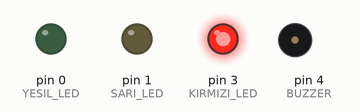
The sketch below on a simulated Arduino Uno, built with avr-gcc and run on an emulated ATmega328P. On the bench: output pins drawn as LEDs (lit = HIGH), buzzer (waves = sounding, pin HIGH).

Above: at 0.5 s.
At 2.5 s:
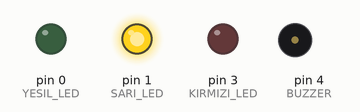
At 4.5 s:
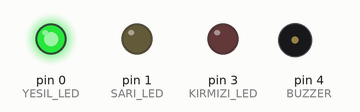
At 6.5 s:
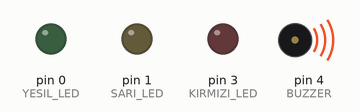
At 9.5 s:
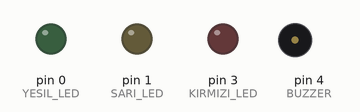
Timing chart, 0 to 10.4 s (numbered marks = the images above):
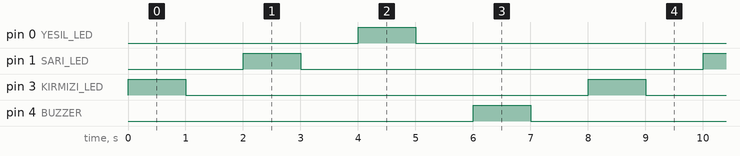

Measured:
- by itself, pin 0 (YESIL_LED), pin 1 (SARI_LED), pin 3 (KIRMIZI_LED), pin 4 (BUZZER): alternates HIGH for 1.0 s and LOW for 7.0 s
- by itself, everything shown: repeats every 8.0 s, in 8 steps

The sketch:

01.siraylaLedYakma.ino
```cpp
#define KIRMIZI_LED 3
#define SARI_LED 1
#define YESIL_LED 0
#define BUZZER 4

void setup() {
  pinMode(KIRMIZI_LED, OUTPUT);
  pinMode(SARI_LED, OUTPUT);
  pinMode(YESIL_LED, OUTPUT);
  pinMode(BUZZER, OUTPUT);
}

void loop() {
  // Kırmızı LED'i aç ve kapat
  digitalWrite(KIRMIZI_LED, HIGH);
  delay(1000);
  digitalWrite(KIRMIZI_LED, LOW);
  delay(1000);

  // Sarı LED'i aç ve kapat
  digitalWrite(SARI_LED, HIGH);
  delay(1000);
  digitalWrite(SARI_LED, LOW);
  delay(1000);

  // Yeşil LED'i aç ve kapat
  digitalWrite(YESIL_LED, HIGH);
  delay(1000);
  digitalWrite(YESIL_LED, LOW);
  delay(1000);

  // BUZZER'i aç ve kapat
  digitalWrite(BUZZER, HIGH);
  delay(1000);
  digitalWrite(BUZZER, LOW);
  delay(1000);
}
```
